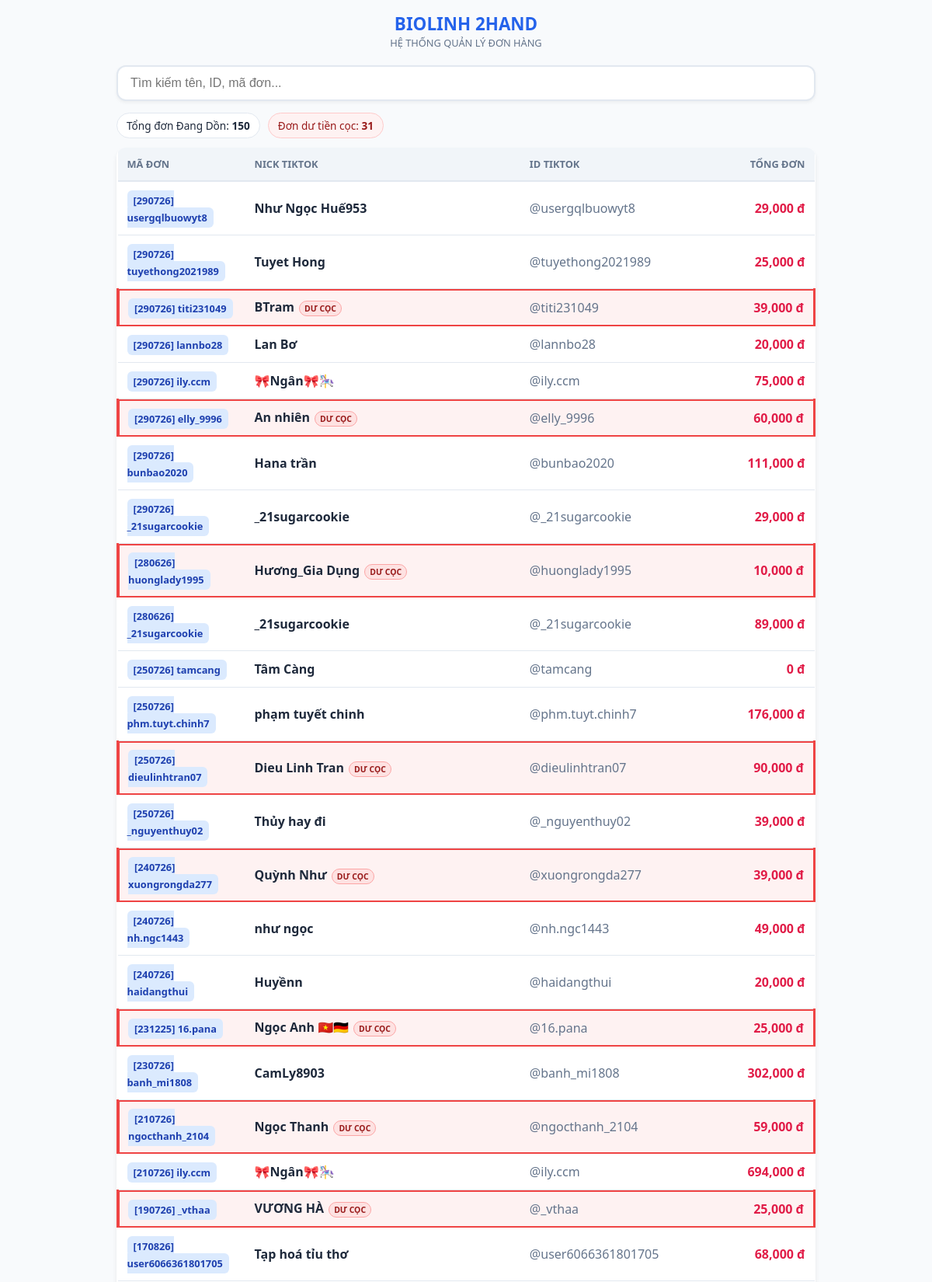
/donhang (upper part), run on the app's committed database.
### tables this page shows
CREATE TABLE tonghopdon (
                                order_id TEXT PRIMARY KEY,
                                nickname TEXT,
                                username TEXT,
                                phone TEXT,
                                address TEXT,
                                weight REAL,
                                total_price REAL,
                                deposit REAL,
                                shipping_cost REAL,
                                total_payment REAL,
                                tracking_number TEXT, status TEXT, success TEXT, tgtaodon TEXT DEFAULT '');

### app.py (the view)
@app.route("/donhang")
def donhang():
    try:
        conn = get_donhang_db_safe()
    except Exception:
        return "<h3>Chua co khachhang.db</h3><a href='/'>Ve trang chu</a>"
    try:
        rows = conn.execute("""
            SELECT order_id, nickname, username, total_price, deposit
            FROM tonghopdon
            WHERE TRIM(status) = 'Đang Dồn'
            ORDER BY order_id DESC
            LIMIT 1000
        """).fetchall()
        bal_rows = conn.execute("""
            SELECT username,
                   SUM(COALESCE(total_price,0)) as sum_price,
                   SUM(COALESCE(deposit,0)) as sum_dep
            FROM tonghopdon
            WHERE TRIM(status) = 'Đang Dồn'
            GROUP BY username
        """).fetchall()
        balances = {}
        for r in bal_rows:
            if r["username"] is None: continue
            balances[r["username"]] = float(r["sum_price"] or 0) - float(r["sum_dep"] or 0)
    except Exception as e:
        print(f"donhang error: {e}")
        rows = []
        balances = {}
    finally:
        try: conn.close()
        except: pass
    data = []
    for r in rows:
        uname = r["username"]
        bal = balances.get(uname, 0)
        data.append({
            "order_id": r["order_id"],
            "nickname": r["nickname"],
            "username": uname,
            "price": float(r["total_price"] or 0),  # <- hiện cột này
            "balance": bal,                          # <- dùng ngầm để cảnh báo
            "is_warning": bal <= -19
        })
    return render_template("donhang.html", data=data)

### app.py (called while the page is built)
def get_donhang_db_safe():
    for p in [DONHANG_DB, DONHANG_DB + '.txt', 'khachhang.db', 'khachhang.db.txt', '/mnt/data/khachhang_real.db']:
        if os.path.exists(p):
            conn = sqlite3.connect(p)
            conn.row_factory = sqlite3.Row
            return conn
    conn = sqlite3.connect(DONHANG_DB)
    conn.row_factory = sqlite3.Row
    return conn

### templates/donhang.html (shortened to what this page needs)
<!DOCTYPE html>
<html lang="vi">
<head>
</head>
<body>
    <div class="header">
        <h1>Biolinh 2Hand</h1>
        <div style="font-size:0.8rem; color:var(--secondary-color);">HỆ THỐNG QUẢN LÝ ĐƠN HÀNG</div>
    </div>
    <div class="container">
        <div class="search-container">
            <input type="text" id="searchInput" placeholder="Tìm kiếm tên, ID, mã đơn...">
        </div>
        <div class="stats-bar">
            <div class="stat-chip">Tổng đơn Đang Dồn: <strong>{{ data|length }}</strong></div>
            <div class="stat-chip danger" id="warnCountChip" style="display:none">Đơn dư tiền cọc: <strong id="warnCount">0</strong></div>
        </div>
        <div class="table-card">
            <table id="ordersTable">
                <thead>
                    <tr>
                        <th width="100">Mã Đơn</th>
                        <th>Nick Tiktok</th>
                        <th>ID Tiktok</th>
                        <th style="text-align:right">Tổng Đơn</th>
                    </tr>
                </thead>
                <tbody>
                    {% for row in data %}
                    <tr onclick="loadDetails('{{ row.order_id }}')" class="{% if row.is_warning %}row-warning{% endif %}" title="{% if row.is_warning %}Khách này dư cọc: {{ row.balance }} (price - deposit){% endif %}">
                        <td><span class="id-badge">{{ row.order_id }}</span></td>
                        <td><strong>{{ row.nickname }}</strong>{% if row.is_warning %}<span class="warn-badge">DƯ CỌC</span>{% endif %}</td>
                        <td style="color:var(--secondary-color);">@{{ row.username }}</td>
                        <td class="price-cell">{{ "{:,.0f}".format(row.price) }} đ</td>
                    </tr>
                    {% endfor %}
                </tbody>
            </table>
        </div>
    </div>
</body>
</html>

### templates/donhang.html (style rules this page uses)
:root { --primary-color: #2563eb; --secondary-color: #64748b; --bg-color: #f8fafc; --card-bg: #ffffff; --text-main: #1e293b; --border-color: #e2e8f0; --danger: #ef4444; }
body { font-family: 'Segoe UI', system-ui, -apple-system, sans-serif; margin: 0; padding: 15px; background-color: var(--bg-color); color: var(--text-main); }
.header { text-align: center; margin-bottom: 20px; }
.header h1 { font-size: 1.4rem; color: var(--primary-color); margin: 0; text-transform: uppercase; }
.container { max-width: 900px; margin: 0 auto; }
.search-container { margin-bottom: 15px; }
#searchInput { width: 100%; padding: 12px 16px; border: 2px solid var(--border-color); border-radius: 12px; font-size: 16px; outline: none; box-sizing: border-box; box-shadow: 0 2px 4px rgba(0,0,0,0.05); }
.stats-bar { display:flex; gap:10px; margin-bottom:12px; font-size:0.85rem; flex-wrap:wrap; }
.stat-chip { background:white; border:1px solid var(--border-color); padding:6px 12px; border-radius:20px; }
.stat-chip.danger { background:#fef2f2; border-color:#fecaca; color:#991b1b; }
.table-card { background: var(--card-bg); border-radius:12px; box-shadow:0 4px 6px -1px rgba(0,0,0,0.1); overflow:hidden; }
table { width:100%; border-collapse:collapse; }
th { background:#f1f5f9; color:var(--secondary-color); padding:12px; text-align:left; font-size:0.8rem; text-transform:uppercase; border-bottom:2px solid var(--border-color); }
td { padding:12px; border-bottom:1px solid var(--border-color); cursor:pointer; }
.id-badge { background:#dbeafe; color:#1e40af; padding:4px 8px; border-radius:6px; font-weight:bold; font-size:0.8rem; }
.price-cell { text-align:right; font-weight:600; color:#e11d48; white-space:nowrap; }
tr.row-warning { outline:2px solid var(--danger); outline-offset:-2px; background:#fef2f2; }
tr.row-warning td { background:#fef2f2 !important; border-bottom:1px solid #fecaca; }
tr.row-warning td:first-child { border-left:3px solid var(--danger); }
tr.row-warning td:last-child { border-right:3px solid var(--danger); }
.warn-badge { display:inline-block; background:#fee2e2; color:#991b1b; border:1px solid #fca5a5; font-size:0.65rem; padding:2px 6px; border-radius:10px; margin-left:6px; font-weight:700; }

### data on the page
tonghopdon: order_id "[290726] usergqlbuowyt8", nickname "Như Ngọc Huế953", username "usergqlbuowyt8", price "29,000"
tonghopdon: order_id "[290726] tuyethong2021989", nickname "Tuyet Hong", username "tuyethong2021989", price "25,000"
tonghopdon: order_id "[290726] titi231049", nickname "BTram", shows "DƯ CỌC", username "titi231049", price "39,000"
tonghopdon: order_id "[290726] lannbo28", nickname "Lan Bơ", username "lannbo28", price "20,000"
tonghopdon: order_id "[290726] ily.ccm", nickname "🎀Ngân🎀🎠", username "ily.ccm", price "75,000"
tonghopdon: order_id "[290726] elly_9996", nickname "An nhiên", shows "DƯ CỌC", username "elly_9996", price "60,000"
tonghopdon: order_id "[290726] bunbao2020", nickname "Hana trần", username "bunbao2020", price "111,000"
tonghopdon: order_id "[290726] _21sugarcookie", nickname "_21sugarcookie", username "_21sugarcookie", price "29,000"
tonghopdon: order_id "[280626] huonglady1995", nickname "Hương_Gia Dụng", shows "DƯ CỌC", username "huonglady1995", price "10,000"
tonghopdon: order_id "[280626] _21sugarcookie", nickname "_21sugarcookie", username "_21sugarcookie", price "89,000"
tonghopdon: order_id "[250726] tamcang", nickname "Tâm Càng", username "tamcang", price "0"
tonghopdon: order_id "[250726] phm.tuyt.chinh7", nickname "phạm tuyết chinh", username "phm.tuyt.chinh7", price "176,000"
tonghopdon: order_id "[250726] dieulinhtran07", nickname "Dieu Linh Tran", shows "DƯ CỌC", username "dieulinhtran07", price "90,000"
tonghopdon: order_id "[250726] _nguyenthuy02", nickname "Thủy hay đi", username "_nguyenthuy02", price "39,000"
tonghopdon: order_id "[240726] xuongrongda277", nickname "Quỳnh Như", shows "DƯ CỌC", username "xuongrongda277", price "39,000"
tonghopdon: order_id "[240726] nh.ngc1443", nickname "như ngọc", username "nh.ngc1443", price "49,000"
tonghopdon: order_id "[240726] haidangthui", nickname "Huyềnn", username "haidangthui", price "20,000"
tonghopdon: order_id "[231225] 16.pana", nickname "Ngọc Anh 🇻🇳🇩🇪", shows "DƯ CỌC", username "16.pana", price "25,000"
tonghopdon: order_id "[230726] banh_mi1808", nickname "CamLy8903", username "banh_mi1808", price "302,000"
tonghopdon: order_id "[210726] ngocthanh_2104", nickname "Ngọc Thanh", shows "DƯ CỌC", username "ngocthanh_2104", price "59,000"
tonghopdon: order_id "[210726] ily.ccm", nickname "🎀Ngân🎀🎠", username "ily.ccm", price "694,000"
tonghopdon: order_id "[190726] _vthaa", nickname "VƯƠNG HÀ", shows "DƯ CỌC", username "_vthaa", price "25,000"
tonghopdon: order_id "[170826] user6066361801705", nickname "Tạp hoá tỉu thơ", username "user6066361801705", price "68,000"

### other printed values
{{ data|length }} "150"
